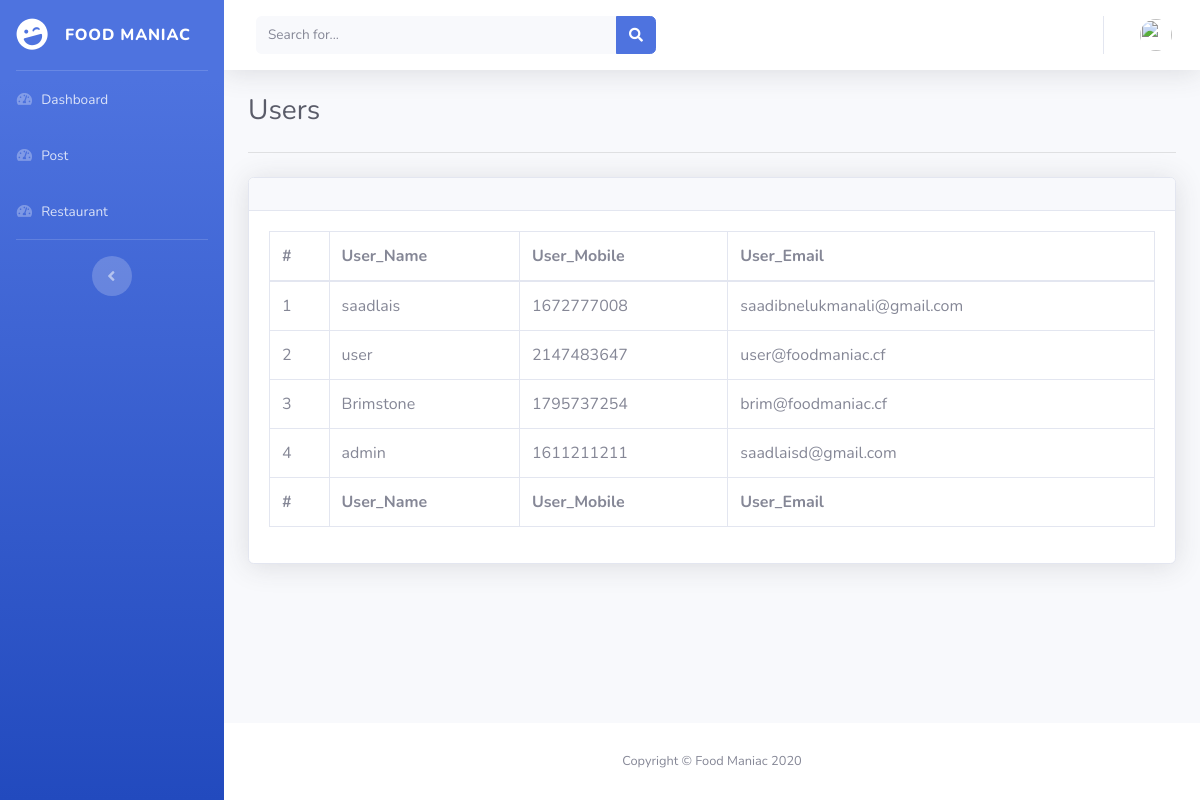
/dashboard/users.php, run on the app's committed database.
### tables this page shows
CREATE TABLE `users` (
  `user_id` int(11) NOT NULL,
  `user_name` varchar(255) NOT NULL,
  `user_mobile` int(11) NOT NULL,
  `user_email` varchar(255) NOT NULL,
  `user_created_at` timestamp NOT NULL DEFAULT current_timestamp() ON UPDATE current_timestamp(),
  `user_password` varchar(255) NOT NULL,
  `user_first_name` varchar(255) NOT NULL,
  `user_last_name` varchar(255) NOT NULL,
  `role_id` int(11) NOT NULL
);

### dashboard/users.php (the view, shortened to what this page needs)
<?php
include ('includes/connection.php');
$sql = "SELECT * FROM users";
$res = mysqli_query($conn,$sql);
?>
<!DOCTYPE html>
<html lang="en">
<head>
    <link href="vendor/fontawesome-free/css/all.min.css" rel="stylesheet" type="text/css">
    <link href="css/sb-admin-2.min.css" rel="stylesheet">
</head>
<body id="page-top">
<div id="wrapper">
    <?php include ('includes/sidebar.php');?>
    <div id="content-wrapper" class="d-flex flex-column">
        <div id="content">
            <nav class="navbar navbar-expand navbar-light bg-white topbar mb-4 static-top shadow">
                <form class="d-none d-sm-inline-block form-inline mr-auto ml-md-3 my-2 my-md-0 mw-100 navbar-search">
                    <div class="input-group">
                        <input type="text" class="form-control bg-light border-0 small" placeholder="Search for..." aria-label="Search" aria-describedby="basic-addon2">
                        <div class="input-group-append">
                            <button class="btn btn-primary" type="button">
                                <i class="fas fa-search fa-sm"></i>
                            </button>
                        </div>
                    </div>
                </form>
                <ul class="navbar-nav ml-auto">
                    <li class="nav-item dropdown no-arrow">
                        <a class="nav-link dropdown-toggle" href="#" id="userDropdown" role="button" data-toggle="dropdown" aria-haspopup="true" aria-expanded="false">
                            <img class="img-profile rounded-circle" src="https://source.unsplash.com/QAB-WJcbgJk/60x60">
                        </a>
                    </li>
                </ul>
            </nav>
            <div class="container-fluid">
                <h1 class="h3 mb-4 text-gray-800">Users</h1>
                <hr class="sidebar-divider my-0">
            </div>
            <div class="container-fluid">
                <div class="card shadow mb-4">
                    <div class="card-header py-3">
                    </div>
                    <div class="card-body">
                        <div class="table-responsive">
                            <table class="table table-bordered" id="dataTable" width="100%" cellspacing="0">
                                <thead>
                                <tr>
                                    <th>#</th>
                                    <th>User_Name</th>
                                    <th>User_Mobile</th>
                                    <th>User_Email</th>
                                </tr>
                                </thead>
                                <tfoot>
                                <tr>
                                    <th>#</th>
                                    <th>User_Name</th>
                                    <th>User_Mobile</th>
                                    <th>User_Email</th>
                                </tr>
                                </tfoot>
                                <tbody>
                                <?php while ($row = mysqli_fetch_assoc($res)){  ?>
                                    <tr>
                                        <td><?= $row['user_id'] ?></td>
                                        <td><?= $row['user_name'] ?></td>
                                        <td><?= $row['user_mobile'] ?></td>
                                        <td><?= $row['user_email'] ?></td>
                                    </tr>
                                <?php } ?>
                                </tbody>
                            </table>
                        </div>
                    </div>
                </div>
            </div>
        </div>
        <footer class="sticky-footer bg-white">
            <div class="container my-auto">
                <div class="copyright text-center my-auto">
                    <span>Copyright &copy; Food Maniac 2020</span>
                </div>
            </div>
        </footer>
    </div>
</div>
</body>
</html>

### data on the page
users: user_id "1", user_name "saadlais", user_mobile "1672777008", user_email "saadibnelukmanali@gmail.com"
users: user_id "2", user_name "user", user_mobile "2147483647", user_email "user@foodmaniac.cf"
users: user_id "3", user_name "Brimstone", user_mobile "1795737254", user_email "brim@foodmaniac.cf"
users: user_id "4", user_name "admin", user_mobile "1611211211", user_email "saadlaisd@gmail.com"
